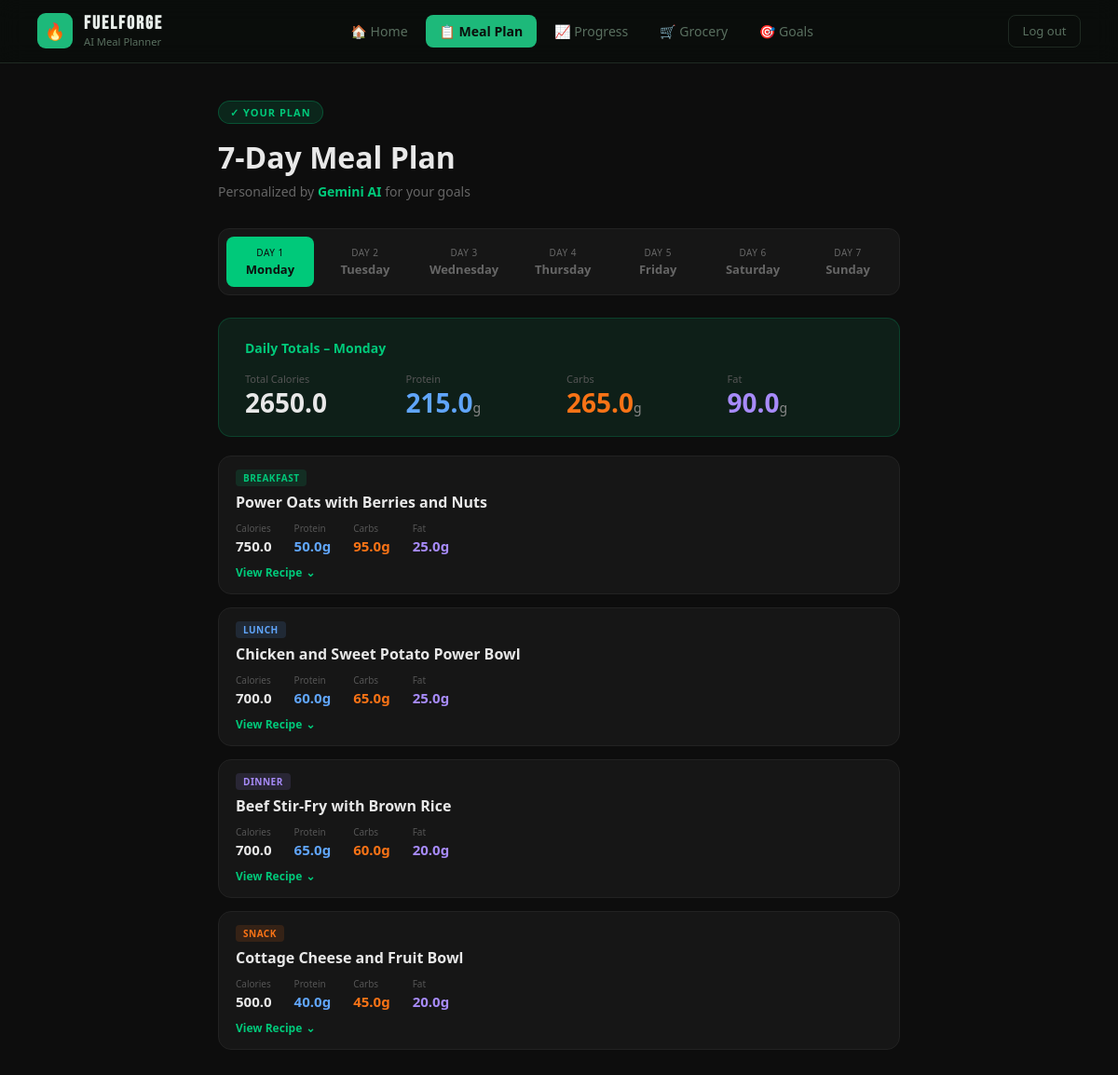
Page /meal-plan (signed in) on the committed database.
### tables this page shows
CREATE TABLE meal_plan_days (
            id             INTEGER PRIMARY KEY AUTOINCREMENT,
            user_id        INTEGER NOT NULL REFERENCES users(id) ON DELETE CASCADE,
            label          TEXT    NOT NULL,  -- "DAY 1"
            name           TEXT    NOT NULL,  -- "Monday"
            total_calories REAL    DEFAULT 0,
            total_protein  REAL    DEFAULT 0,
            total_carbs    REAL    DEFAULT 0,
            total_fat      REAL    DEFAULT 0
        );

CREATE TABLE meal_plan_meals (
            id           INTEGER PRIMARY KEY AUTOINCREMENT,
            day_id       INTEGER NOT NULL REFERENCES meal_plan_days(id) ON DELETE CASCADE,
            type         TEXT    NOT NULL,  -- Breakfast | Lunch | Snack | Dinner
            name         TEXT    NOT NULL,
            time_minutes INTEGER DEFAULT 0,
            calories     REAL    DEFAULT 0,
            protein      REAL    DEFAULT 0,
            carbs        REAL    DEFAULT 0,
            fat          REAL    DEFAULT 0,
            image        TEXT    DEFAULT '',
            ingredients  TEXT    DEFAULT '[]',
            instructions TEXT    DEFAULT '[]'
        );

### mealPlan.py (the view)
@meal_bp.route("/meal-plan")
def meal_plan():
    if "uid" not in session:
        return redirect(url_for("login"))
    uid  = session["uid"]
    conn = get_db()
    day_rows = conn.execute(
        "SELECT * FROM meal_plan_days WHERE user_id=? ORDER BY label", (uid,)
    ).fetchall()
    if not day_rows:
        seed_meal_plan(uid, conn)
        day_rows = conn.execute(
            "SELECT * FROM meal_plan_days WHERE user_id=? ORDER BY label", (uid,)
        ).fetchall()
    days = []
    for day in day_rows:
        meal_rows = conn.execute(
            "SELECT * FROM meal_plan_meals WHERE day_id=? ORDER BY id", (day["id"],)
        ).fetchall()
        meals = []
        for m in meal_rows:
            meal = dict(m)
            meal["ingredients"]  = json.loads(meal["ingredients"]  or "[]")
            meal["instructions"] = json.loads(meal["instructions"] or "[]")
            meal["time"]         = meal.pop("time_minutes")
            meals.append(meal)
        days.append({
            "label": day["label"],
            "name":  day["name"],
            "totals": {
                "calories": day["total_calories"],
                "protein":  day["total_protein"],
                "carbs":    day["total_carbs"],
                "fat":      day["total_fat"],
            },
            "meals": meals,
        })
    conn.close()
    data = {
        "app_name":   "FUELFORGE",
        "tagline":    "AI Meal Planner",
        "nav":        ["Home", "Meal Plan", "Progress", "Goals", "Grocery", "Scanner"],
        "active_nav": "Meal Plan",
        "plan_goal":  "muscle gain",
        "days":       days,
    }
    return render_template("mealPlan.html", d=data)

### database.py (called while the page is built)
def get_db():
    conn = sqlite3.connect(DB_PATH)
    conn.row_factory = sqlite3.Row
    conn.execute("PRAGMA foreign_keys = ON")
    return conn

### templates/mealPlan.html (shortened to what this page needs)
<!DOCTYPE html>
<html lang="en">
<head>
</head>
<body>
<nav>
  <div class="logo">
    <div class="logo-icon">🔥</div>
    <div class="logo-text">
      <strong>FUELFORGE</strong>
      <span>AI Meal Planner</span>
    </div>
  </div>
  <ul class="nav-links">
    <li><a href="/home">🏠 Home</a></li>
    <li><a href="/meal-plan" class="active">📋 Meal Plan</a></li>
    <li><a href="/progress">📈 Progress</a></li>
    <li><a href="/grocery">🛒 Grocery</a></li>
    <li><a href="/goals">🎯 Goals</a></li>
  </ul>
  <a href="/logout" class="btn-logout">Log out</a>
</nav>
<main>
  <div class="plan-badge">&#10003; YOUR PLAN</div>
  <h1>7-Day Meal Plan</h1>
  <p class="subtitle">Personalized by <b>Gemini AI</b> for your goals</p>
  {% if d.days %}
  <div class="tabs">
    {% for day in d.days %}
    <button class="tab {% if loop.first %}active{% endif %}" onclick="switchDay({{ loop.index0 }})">
      <div class="tab-label">{{ day.label }}</div>
      <div class="tab-name">{{ day.name }}</div>
    </button>
    {% endfor %}
  </div>
  {% for day in d.days %}
  <div class="day-section {% if loop.first %}active{% endif %}" id="day-{{ loop.index0 }}">
    <div class="totals-card">
      <div class="totals-title">Daily Totals &ndash; {{ day.name }}</div>
      <div class="totals-grid">
        <div class="total-item">
          <div class="t-label">Total Calories</div>
          <div class="t-val cal">{{ day.totals.calories }}</div>
        </div>
        <div class="total-item">
          <div class="t-label">Protein</div>
          <div class="t-val pro">{{ day.totals.protein }}<span>g</span></div>
        </div>
        <div class="total-item">
          <div class="t-label">Carbs</div>
          <div class="t-val carb">{{ day.totals.carbs }}<span>g</span></div>
        </div>
        <div class="total-item">
          <div class="t-label">Fat</div>
          <div class="t-val fat">{{ day.totals.fat }}<span>g</span></div>
        </div>
      </div>
    </div>
    {% for meal in day.meals %}
    {% set meal_type_lower = meal.type | lower %}
    <div class="meal-card-wrapper" id="wrapper-{{ loop.index0 }}-{{ loop.index0 }}">
      <div class="meal-card">
        <div class="meal-body">
          <div>
            <div class="meal-top">
              <span class="meal-badge badge-{{ meal_type_lower }}">{{ meal.type | upper }}</span>
            </div>
            <div class="meal-name">{{ meal.name }}</div>
            <div class="meal-macros">
              <div class="macro-item"><div class="m-label">Calories</div><div class="m-val cal">{{ meal.calories }}</div></div>
              <div class="macro-item"><div class="m-label">Protein</div><div class="m-val pro">{{ meal.protein }}g</div></div>
              <div class="macro-item"><div class="m-label">Carbs</div><div class="m-val carb">{{ meal.carbs }}g</div></div>
              <div class="macro-item"><div class="m-label">Fat</div><div class="m-val fat">{{ meal.fat }}g</div></div>
            </div>
          </div>
          <button class="view-recipe-btn" onclick="toggleRecipe(this)">
            <span class="btn-label">View Recipe</span>
            <span class="arrow">&#8964;</span>
          </button>
        </div>
      </div>
    </div>
    {% endfor %}
  </div>
  {% endfor %}
  {% else %}
  <div class="empty-state">
    <p>No meal plan yet.</p>
    <span>Create a goal and your AI-generated meal plan will appear here.</span>
  </div>
  {% endif %}
</main>
</body>
</html>

### rows in the picture
meal_plan_days: label "DAY 1", name "Monday", totals.calories "2650.0", totals.protein "215.0", totals.carbs "265.0", totals.fat "90.0"
meal_plan_days: label "DAY 2", name "Tuesday"
meal_plan_days: label "DAY 3", name "Wednesday"
meal_plan_days: label "DAY 4", name "Thursday"
meal_plan_days: label "DAY 5", name "Friday"
meal_plan_days: label "DAY 6", name "Saturday"
meal_plan_days: label "DAY 7", name "Sunday"
meal_plan_meals: type "BREAKFAST", name "Power Oats with Berries and Nuts", calories "750.0", protein "50.0", carbs "95.0", fat "25.0"
meal_plan_meals: type "LUNCH", name "Chicken and Sweet Potato Power Bowl", calories "700.0", protein "60.0", carbs "65.0", fat "25.0"
meal_plan_meals: type "DINNER", name "Beef Stir-Fry with Brown Rice", calories "700.0", protein "65.0", carbs "60.0", fat "20.0"
meal_plan_meals: type "SNACK", name "Cottage Cheese and Fruit Bowl", calories "500.0", protein "40.0", carbs "45.0", fat "20.0"
